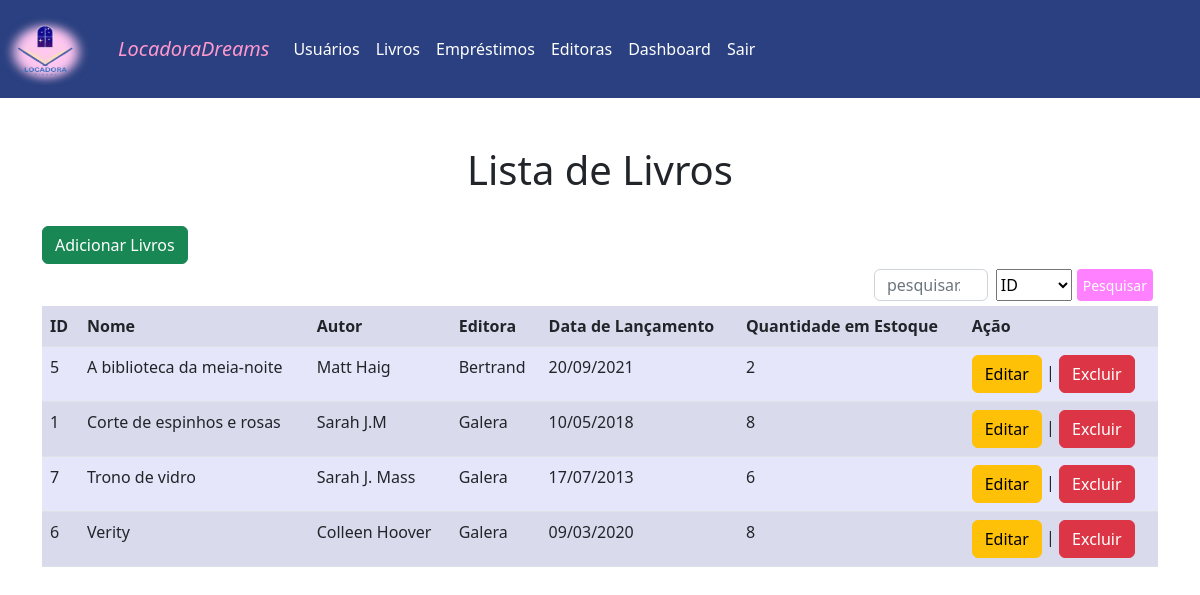
/Juliana3A/livros.php (signed in), run on an earlier commit of the app's database.
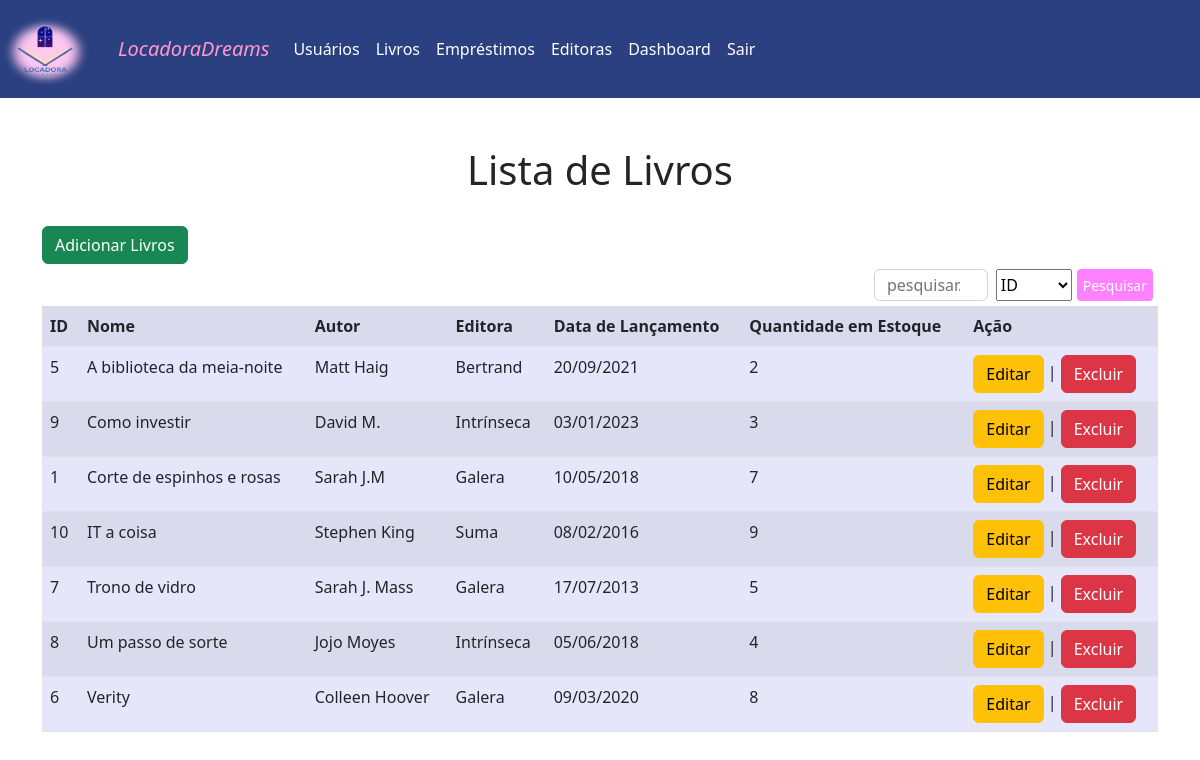
And on a later commit of the database.
### tables this page shows
CREATE TABLE `livros` (
  `id` int(11) NOT NULL,
  `nome` text NOT NULL,
  `autor` text NOT NULL,
  `editora` text NOT NULL,
  `datalanc` date NOT NULL,
  `estoque` int(11) NOT NULL,
  `novo_estoque` int(11) NOT NULL
);

### Juliana3A/livros.php (the view, shortened to what this page needs)
<!DOCTYPE html>
<html lang="en">
<head>
    <link rel="stylesheet" href="css/bootstrap.min.css">
</head>
<body>
<nav class="navbar navbar-expand-lg "  style="background-color: #2A4080;">
		<a class="navbar-brand" href="#">
      		<img src="logo.png" alt="Bootstrap" width="90" height="72">
    	</a>
        <div class="container-fluid">
          <a class="navbar-brand" href="index.html" style="font-style: italic;
			color: #ff98cd;">LocadoraDreams</a>
          <div class="collapse navbar-collapse" id="navbarNavAltMarkup">
            <div class="navbar-nav">
              <a class="nav-link" href="usuarios.php" style="color: #ffffff">Usuários</a>
			  <a class="nav-link" href="livros.php" style="color: #ffffff">Livros</a>
			  <a class="nav-link" href="emprestimo.php" style="color: #ffffff">Empréstimos</a>
			  <a class="nav-link" href="editora.php" style="color: #ffffff">Editoras</a>
			  <a class="nav-link " href="dashboard.php" class="dashboard-button" style="color: #ffffff">Dashboard</a>
			  <a class="nav-link " href="logout.php" style="color: #ffffff">Sair</a>
            </div>
          </div>
        </div>
      </nav>
	  <br><br>
	  <div class="container">
      <center><h1>Lista de Livros</h1></center>
	  <br>
	<a href="cadastrolivros.php" type="button" class="btn btn-success">Adicionar Livros</a>
	<div class="pesquisa">
    <form class="d-flex" method="GET">
	<input class="form-control me-2" type="search" name="search" placeholder="pesquisar..." aria-label="search">
	 	  <select name="filter">
				<option value="id">ID</option>
		  </select>
	<button class="btn-bg" type="submit">Pesquisar</button>
    </form>
	</div>
	<table class="table table-striped">
		<tr>
			<th>ID</th>
			<th>Nome</th>
			<th>Autor</th>
			<th>Editora</th>
			<th>Data de Lançamento</th>
			<th>Quantidade em Estoque</th>
			<th>Ação</th>
		</tr>
		<?php
			include 'conexao.php';
			if (isset($_GET['search']) && isset($_GET['filter'])) {
                $search = $_GET['search'];
                $filter = $_GET['filter'];
                $sql = "SELECT * FROM livros WHERE $filter LIKE '%$search%' ORDER BY nome ASC";
            } else {
                $sql = "SELECT * FROM livros ORDER BY nome ASC";
            }
			$result = $conn->query($sql);
			while($row = $result->fetch_assoc()) {
				echo "<tr>";
				echo "<td>".$row["id"]."</td>";
				echo "<td>".$row["nome"]."</td>";
				echo "<td>".$row["autor"]."</td>";
				echo "<td>".$row["editora"]."</td>";
				echo "<td>" .formatarData($row["datalanc"]). "</td>";
				echo "<td>".$row["estoque"]."</td>";
				echo "<td><a href='editarlivros.php?id=".$row["id"]."' class='btn btn-warning'>Editar</a> | <a href='excluirlivro.php?id=".$row["id"]."' class='btn btn-danger'>Excluir</a></td>";
				echo "</tr>";
			}
			function formatarData($data) {
                return date("d/m/Y", strtotime($data));
                }
		?>
	</table>
	</div>
</body>
</html>

What changed in the data, as far as the page shows it:
added livros: id "9", nome "Como investir", autor "David M.", editora "Intrínseca", datalanc "03/01/2023", estoque "3"
changed livros "Corte de espinhos e rosas": estoque "8" → "7"
added livros: id "10", nome "IT a coisa", autor "Stephen King", editora "Suma", datalanc "08/02/2016", estoque "9"
changed livros "Trono de vidro": estoque "6" → "5"
added livros: id "8", nome "Um passo de sorte", autor "Jojo Moyes", editora "Intrínseca", datalanc "05/06/2018", estoque "4"
